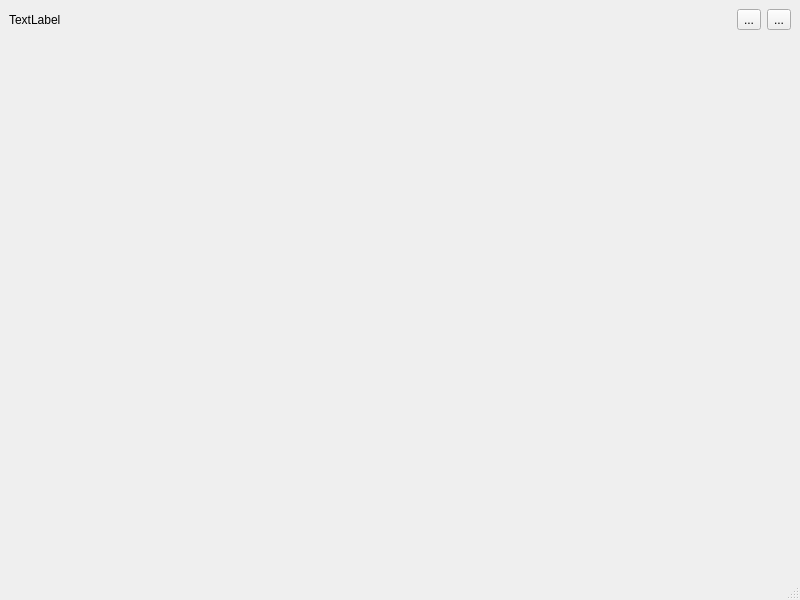
<?xml version="1.0" encoding="UTF-8"?>
<ui version="4.0">
 <class>MainWindow</class>
 <widget class="QMainWindow" name="MainWindow">
  <property name="geometry">
   <rect>
    <x>0</x>
    <y>0</y>
    <width>800</width>
    <height>600</height>
   </rect>
  </property>
  <property name="windowTitle">
   <string>MainWindow</string>
  </property>
  <widget class="QWidget" name="centralwidget">
   <layout class="QVBoxLayout" name="verticalLayout_3">
    <item>
     <layout class="QVBoxLayout" name="verticalLayout">
      <item>
       <layout class="QHBoxLayout" name="horizontalLayout">
        <item>
         <widget class="QLabel" name="label">
          <property name="text">
           <string>TextLabel</string>
          </property>
         </widget>
        </item>
        <item>
         <spacer name="horizontalSpacer">
          <property name="orientation">
           <enum>Qt::Horizontal</enum>
          </property>
          <property name="sizeHint" stdset="0">
           <size>
            <width>40</width>
            <height>20</height>
           </size>
          </property>
         </spacer>
        </item>
        <item>
         <widget class="QToolButton" name="toolButton">
          <property name="text">
           <string>...</string>
          </property>
         </widget>
        </item>
        <item>
         <widget class="QToolButton" name="toolButton_2">
          <property name="text">
           <string>...</string>
          </property>
         </widget>
        </item>
       </layout>
      </item>
      <item>
       <widget class="QWidget" name="widget" native="true">
        <layout class="QVBoxLayout" name="verticalLayout_4">
         <item>
          <layout class="QVBoxLayout" name="verticalLayout_2"/>
         </item>
        </layout>
       </widget>
      </item>
     </layout>
    </item>
   </layout>
  </widget>
  <widget class="QMenuBar" name="menubar">
   <property name="geometry">
    <rect>
     <x>0</x>
     <y>0</y>
     <width>800</width>
     <height>22</height>
    </rect>
   </property>
  </widget>
  <widget class="QStatusBar" name="statusbar"/>
 </widget>
 <resources/>
 <connections/>
</ui>
